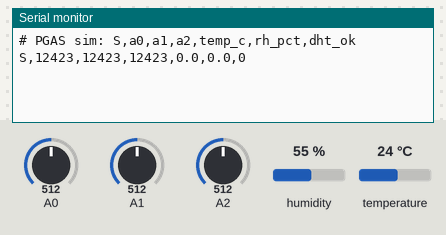
A sketch run on a simulated Arduino Uno, built with avr-gcc and run on an emulated ATmega328P. On the bench: the last lines printed to the serial monitor. Wiring (inferred from the names in the program): DHT22 sensor: data pin 2. The test bench sets the inputs (shaded band); at power-on: humidity 55 %, A0 = 512, A1 = 512, A2 = 512, temperature 24 °C.

Above: at 1.8 s.
1.9 s: humidity set to 22 %
At 2.8 s:
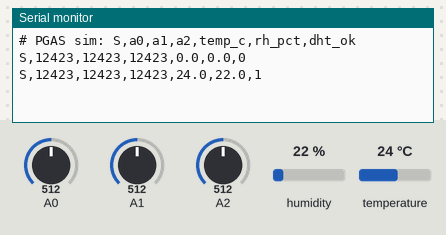
3.4 s: A0 set to 716
At 4.7 s:
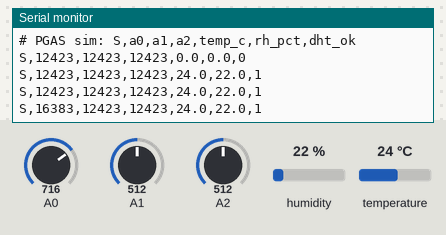
4.9 s: A1 set to 716
At 5.8 s:
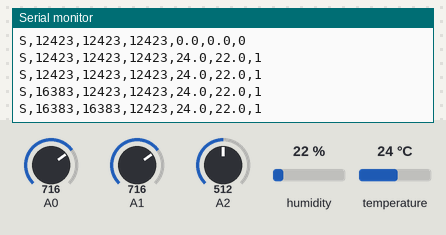
6.4 s: A2 set to 716
At 7.7 s:
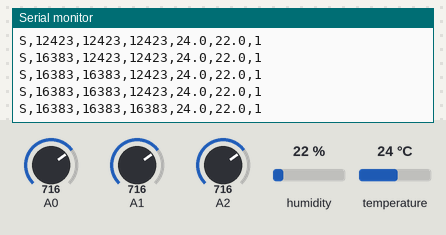
7.9 s: temperature set to 12 °C
At 8.8 s:
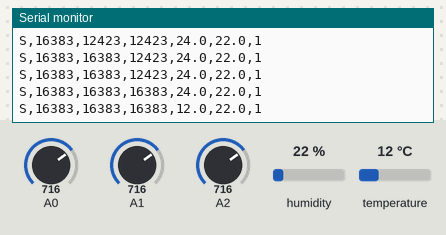
9.4 s: A0 set to 306
At 10.6 s:
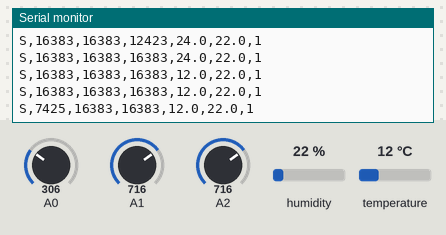
Timing chart, 0 to 11.9 s (numbered marks = the images above; inputs shaded):
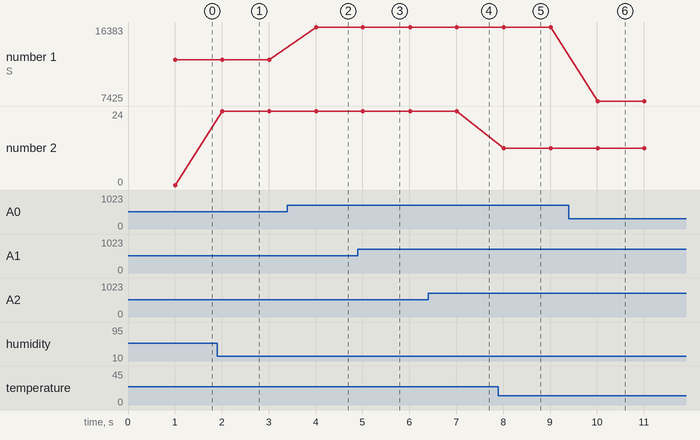

Measured:
- after the input at 1.9 s, the serial monitor: prints a new line after 0.11 s (image 1)
- after the input at 3.4 s, the serial monitor: prints a new line after 0.62 s (image 2)
- after the input at 4.9 s, the serial monitor: prints a new line after 0.11 s (image 3)
- after the input at 6.4 s, the serial monitor: prints a new line after 0.61 s (image 4)
- after the input at 7.9 s, the serial monitor: prints a new line after 0.12 s (image 5)
- after the input at 9.4 s, the serial monitor: prints a new line after 0.62 s (image 6)
- plotted number 1: 12423 → 16383 after the input at 3.4 s, 16383 → 7425 after the input at 9.4 s
- plotted number 2: 24 → 12 after the input at 7.9 s

The sketch:

sketch.ino
```cpp
// PGAS - AI Nose, MCU side (STM32U585 on the Arduino UNO Q).
//
// Once per second: read MQ-135 (A0), MQ-3 (A1), MQ-2 (A2) and the last good
// DHT22 (D2) values, and push them to Linux with
//   Bridge.notify("pgas_sample", a0, a1, a2, temp_c, rh_pct, dht_ok)
// Linux sends LED-matrix frames back with Bridge.call("draw", <104 bytes>).
//
// Wiring (do not change): each MQ output goes through a 10k (top) / 20k
// (bottom) divider, so a 5 V output reaches the pin as 3.33 V. DHT22 data on
// D2 with a 10k pull-up to 3.3 V. No pin is ever driven above 3.3 V: D2 is
// only driven LOW (start pulse) or released to the pull-up.
//
// SIMULATION: when compiled for an AVR board (Arduino Uno R3 in Wokwi or
// simavr, see sim/), the Bridge and LED matrix are replaced by Serial:
//   out: "S,<a0>,<a1>,<a2>,<temp_c>,<rh_pct>,<dht_ok>"  (once per second)
// a0..a2 are converted to the UNO Q scale (14-bit counts of a 3.3 V reference)
// so the Linux-side code is identical. Everything else (timing, averaging,
// the DHT22 driver) is the same code that runs on the UNO Q.

#if defined(__AVR__)
#define PGAS_SIM 1
#else
#include <Arduino_RouterBridge.h>
#include <Arduino_LED_Matrix.h>
#include <vector>
#endif

const int DHT_PIN = 2;
const int ADC_BITS = 14;               // must match pgas/config.py
const int ADC_OVERSAMPLE = 16;         // average 16 conversions per reading
const unsigned long SAMPLE_MS = 1000;  // 1 Hz
const unsigned long DHT_MS = 2000;     // DHT22 needs >= 2 s between reads
const unsigned long DHT_STALE_MS = 10000;

#ifndef PGAS_SIM
Arduino_LED_Matrix matrix;
const size_t FRAME_SIZE = 8 * 13;
uint8_t frame[FRAME_SIZE] = {0};
volatile bool frameDirty = false;
#endif

float dhtTemp = 0, dhtHum = 0;
unsigned long dhtGoodAt = 0;
bool dhtEverGood = false;
unsigned long lastSample = 0, lastDht = 0;

#ifndef PGAS_SIM
// Runs on the Bridge RPC thread: only copy, draw from loop().
void draw(std::vector<uint8_t> newFrame) {
  size_t len = min(newFrame.size(), FRAME_SIZE);
  memcpy(frame, newFrame.data(), len);
  frameDirty = true;
}
#endif

static bool waitLevel(int level, uint32_t timeoutUs) {
  uint32_t start = micros();
  while (digitalRead(DHT_PIN) != level) {
    if (micros() - start > timeoutUs) return false;
  }
  return true;
}

// Bit-banged DHT22 read. Interrupts stay enabled so the Bridge UART is never
// starved; a read disturbed by an interrupt fails the checksum and is simply
// retried 2 s later.
bool readDHT22(float &t, float &h) {
  uint8_t d[5] = {0, 0, 0, 0, 0};
  pinMode(DHT_PIN, OUTPUT);
  digitalWrite(DHT_PIN, LOW);
  delay(2);                       // start signal >= 1 ms
  pinMode(DHT_PIN, INPUT);        // release: the 10k pull-up takes it high
  if (!waitLevel(LOW, 200)) return false;   // sensor response: 80 us low
  if (!waitLevel(HIGH, 200)) return false;  // 80 us high
  if (!waitLevel(LOW, 200)) return false;   // first bit starts
  for (int i = 0; i < 40; i++) {
    if (!waitLevel(HIGH, 200)) return false;  // 50 us low
    uint32_t start = micros();
    if (!waitLevel(LOW, 200)) return false;   // 26-28 us = 0, 70 us = 1
    d[i / 8] <<= 1;
    if (micros() - start > 45) d[i / 8] |= 1;
  }
  if ((uint8_t)(d[0] + d[1] + d[2] + d[3]) != d[4]) return false;
  h = ((d[0] << 8) | d[1]) * 0.1f;
  t = (((d[2] & 0x7F) << 8) | d[3]) * 0.1f;
  if (d[2] & 0x80) t = -t;
  return h >= 0 && h <= 100 && t > -40 && t < 80;
}

int readAvg(int pin) {
  long sum = 0;
  for (int i = 0; i < ADC_OVERSAMPLE; i++) sum += analogRead(pin);
#ifdef PGAS_SIM
  // Uno R3: 10-bit ADC on a 5 V reference -> UNO Q scale (14-bit, 3.3 V).
  float volts = (sum / (float)ADC_OVERSAMPLE) * 5.0f / 1023.0f;
  long q = lround(volts / 3.3f * 16383.0f);
  return (int)(q > 16383 ? 16383 : q);
#else
  return (int)(sum / ADC_OVERSAMPLE);
#endif
}

void setup() {
  pinMode(DHT_PIN, INPUT);
#ifdef PGAS_SIM
  Serial.begin(115200);
  Serial.println(F("# PGAS sim: S,a0,a1,a2,temp_c,rh_pct,dht_ok"));
#else
  analogReadResolution(ADC_BITS);
  matrix.begin();
  matrix.setGrayscaleBits(3);
  matrix.clear();
  Bridge.begin();
  Bridge.provide("draw", draw);
#endif
}

void loop() {
  unsigned long now = millis();

#ifndef PGAS_SIM
  if (frameDirty) {
    frameDirty = false;
    matrix.draw(frame);
  }
#endif

  if (now - lastDht >= DHT_MS) {
    lastDht = now;
    float t, h;
    if (readDHT22(t, h)) {
      dhtTemp = t;
      dhtHum = h;
      dhtGoodAt = millis();
      dhtEverGood = true;
    }
  }

  if (now - lastSample >= SAMPLE_MS) {
    lastSample = now;
    int a0 = readAvg(A0);
    int a1 = readAvg(A1);
    int a2 = readAvg(A2);
    int dhtOk = (dhtEverGood && millis() - dhtGoodAt < DHT_STALE_MS) ? 1 : 0;
#ifdef PGAS_SIM
    Serial.print(F("S,")); Serial.print(a0); Serial.print(',');
    Serial.print(a1); Serial.print(','); Serial.print(a2); Serial.print(',');
    Serial.print(dhtTemp, 1); Serial.print(','); Serial.print(dhtHum, 1); Serial.print(',');
    Serial.println(dhtOk);
#else
    Bridge.notify("pgas_sample", a0, a1, a2, dhtTemp, dhtHum, dhtOk);
#endif
  }

  delay(5);
}
```
